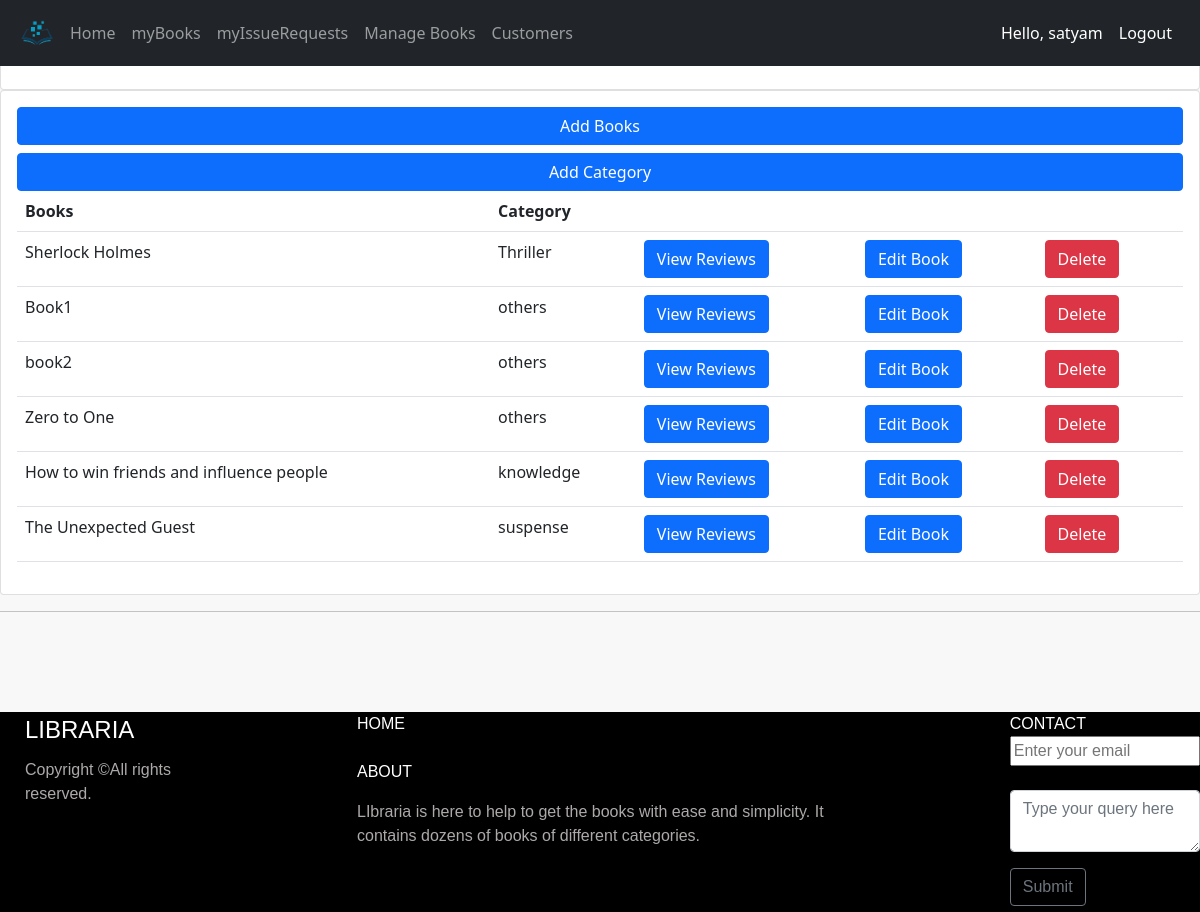
/books/ (signed in), run on an earlier commit of the app's database.
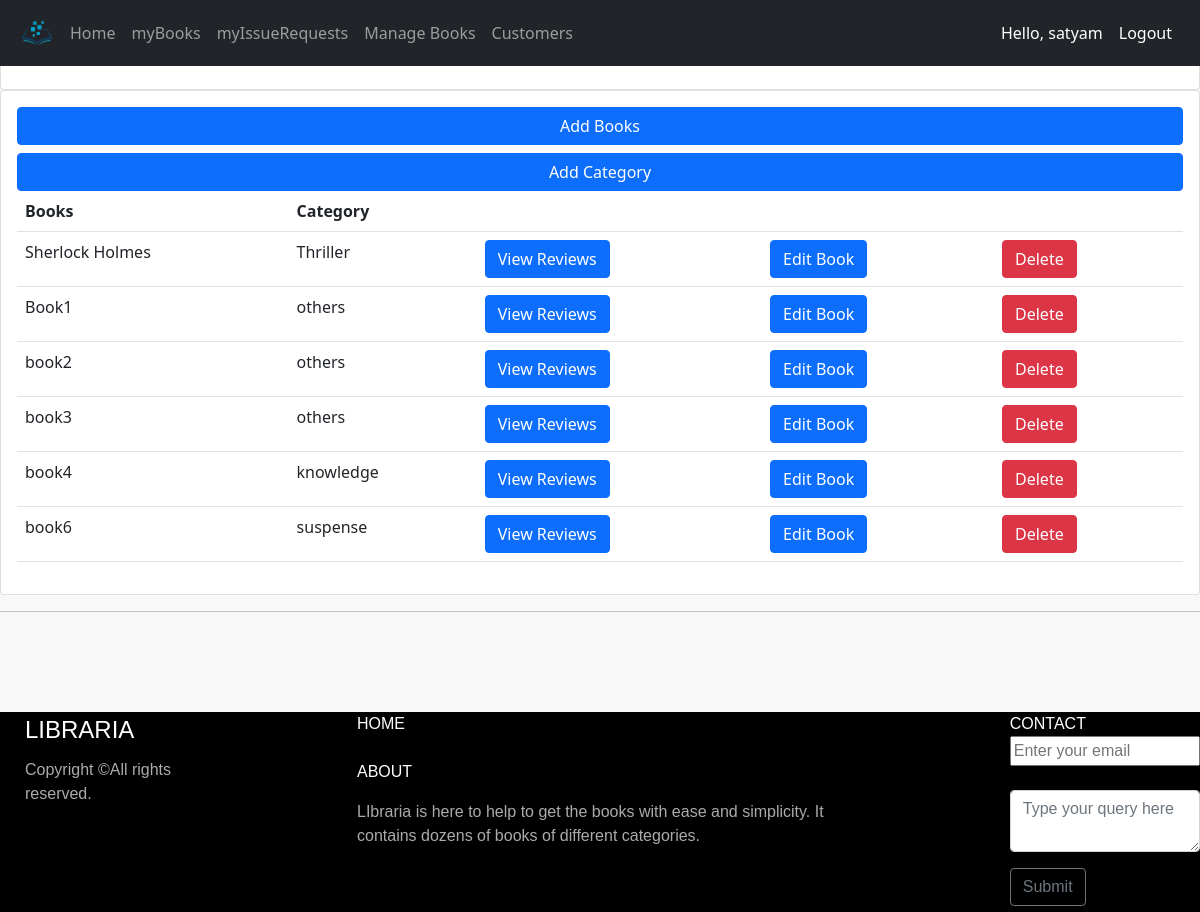
And on a later commit of the database.
### accounts/models.py (models this page shows, shortened)
class Book(models.Model):
    name=models.CharField(max_length=200, null= True)
    category=models.ForeignKey(Category,on_delete=models.CASCADE,max_length=200,null=True)
    author=models.CharField(max_length=200,null=True)
    quantity=models.IntegerField(null=True,blank=True)
    language=models.CharField(max_length=100,null=True,blank=True)
    dimennsions=models.CharField(max_length=100,null=True,blank=True)
    description=models.TextField(max_length=500,null=True,blank=True)
    image=models.ImageField(default='defaultbook.png',null=True,blank=True)
    upvote=models.ManyToManyField(User,blank=True,related_name='upvote')
    downvote=models.ManyToManyField(User,blank=True,related_name='downvote')

class Category(models.Model):
    name=models.CharField(null=True,max_length=200)
    def __str__(self):
        return self.name

### accounts/decorators.py (the view)
        def wrap_func(request,*args, **kwargs):
            group=None
            if request.user.groups.exists():
                group=request.user.groups.all()[0].name
            if group in allowed_roles:
                return view_func(request,*args, **kwargs)
            else:
                return HttpResponse("not authorized")

### accounts/forms.py
class AddBook(ModelForm):
    class Meta:
        model=Book
        fields='__all__'
        exclude=['upvote','downvote']

class AddCategory(ModelForm):
    class Meta:
        model= Category
        fields='__all__'

### accounts/views.py (called while the page is built)
@login_required(login_url='login')
@allowedUsers(['admin'])
def books(request):
    books=Book.objects.all()
    group_admin=Group.objects.get(name='admin')
    admin_users=User.objects.filter(groups=group_admin)
    form=AddBook()
    categoryform=AddCategory()
    if request.method == 'POST' :
            form= AddBook(request.POST)
            if form.is_valid():
                form.save()
                return redirect('books')
    if request.method == 'POST' :
            categoryform= AddCategory(request.POST)
            if categoryform.is_valid():
                categoryform.save()
                return redirect('books')
    return render(request, 'accounts/books.html',{'books':books, 'form':form, 'categoryform': categoryform,'admin_users':admin_users})

### accounts/templates/accounts/books.html (shortened to what this page needs)
{% extends 'accounts/main.html' %} {% block content %}
<br />
<div class="row">
  <div class="col-md">
    <div class="card card-body">
      <h5>Books</h5>
    </div>
    <div class="card card-body">
      <button
        type="button"
        class="btn btn-primary mb-2"
        data-bs-toggle="modal"
        data-bs-target="#exampleModal1"
      >
        Add Books
      </button>
<button type="button" class="btn btn-primary" data-bs-toggle="modal" data-bs-target="#exampleModal2">
 Add Category
</button>
      <table class="table">
        <tr>
          <th>Books</th>
          <th>Category</th>
          <th></th>
          <th></th>
          <th></th>
        </tr>
        {% for i in books %}
        <tr>
          <td>{{i.name}}</td>
          <td>{{i.category}}</td>
          <td>
            <a class="btn btn-primary me-2"href="{% url 'reviewpage' i.id %}"role="button">View Reviews</a>
          </td>
          <td><a href="{% url 'updatebook' i.id %}" role="button" class="btn btn-primary me-2">Edit Book</a></td>
            <td>
              <a
                class="btn btn-danger me-2"
                href="{% url 'deletebook' i.id %}"
                role="button"
                >Delete</a
              >
            </td>
        </tr>
        {% endfor %}
      </table>
    </div>
  </div>
</div>
{% endblock %}

What changed in the data, as far as the page shows it:
changed Book: name "Zero to One" → "book3"
changed Book "knowledge": name "How to win friends and influence people" → "book4"
changed Book "suspense": name "The Unexpected Guest" → "book6"
